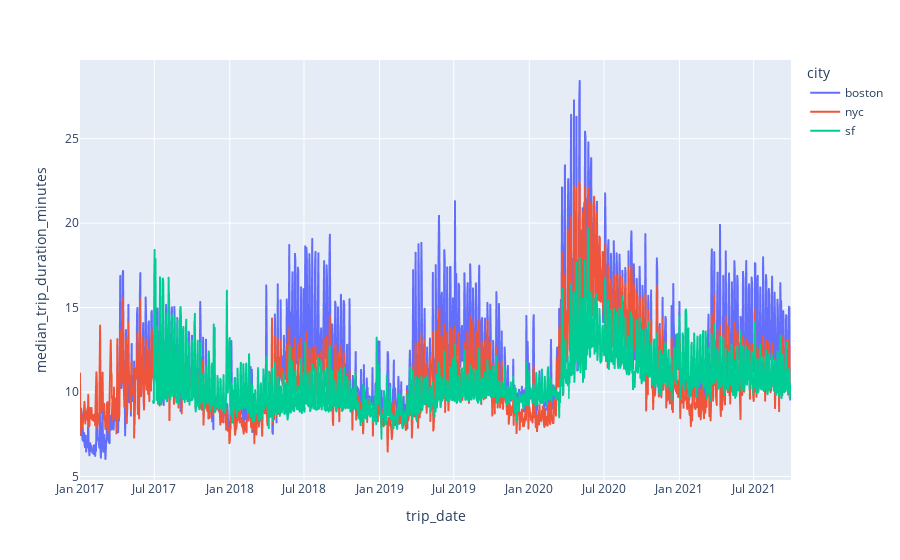

Write notebook code for a chart like this one.
### Code cell
fig = px.line(trip_data_group_by_date_pd_df, x="trip_date", y="median_trip_duration_minutes", color='city')
fig.show()

### Figure 1 — Plotly figure (JSON) as saved in the notebook; plotly's stock layout.template omitted (floating-point values rounded to 4 significant figures; data arrays with more than 128 entries replaced by an {"elided": "..."} marker saying what was removed)
{"data": [{"hovertemplate": "city=boston<br>trip_date=%{x}<br>median_trip_duration_minutes=%{y}<extra></extra>", "legendgroup": "boston", "line": {"color": "#636efa", "dash": "solid"}, "mode": "lines", "name": "boston", "showlegend": true, "type": "scattergl", "x": {"elided": "1732 str values"}, "xaxis": "x", "y": {"elided": "1732 float values"}, "yaxis": "y"}, {"hovertemplate": "city=nyc<br>trip_date=%{x}<br>median_trip_duration_minutes=%{y}<extra></extra>", "legendgroup": "nyc", "line": {"color": "#EF553B", "dash": "solid"}, "mode": "lines", "name": "nyc", "showlegend": true, "type": "scattergl", "x": {"elided": "1729 str values"}, "xaxis": "x", "y": {"elided": "1729 float values"}, "yaxis": "y"}, {"hovertemplate": "city=sf<br>trip_date=%{x}<br>median_trip_duration_minutes=%{y}<extra></extra>", "legendgroup": "sf", "line": {"color": "#00cc96", "dash": "solid"}, "mode": "lines", "name": "sf", "showlegend": true, "type": "scattergl", "x": {"elided": "1556 str values"}, "xaxis": "x", "y": {"elided": "1556 float values"}, "yaxis": "y"}], "layout": {"legend": {"title": {"text": "city"}, "tracegroupgap": 0}, "margin": {"t": 60}, "xaxis": {"anchor": "y", "domain": [0, 1], "title": {"text": "trip_date"}}, "yaxis": {"anchor": "x", "domain": [0, 1], "title": {"text": "median_trip_duration_minutes"}}}}
